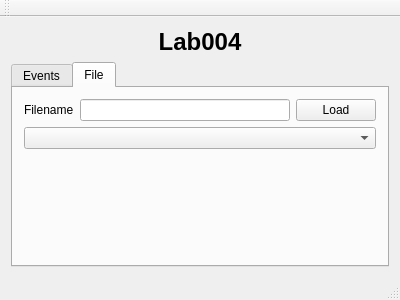
<?xml version="1.0" encoding="UTF-8"?>
<ui version="4.0">
 <class>MainWindow</class>
 <widget class="QMainWindow" name="MainWindow">
  <property name="geometry">
   <rect>
    <x>0</x>
    <y>0</y>
    <width>400</width>
    <height>300</height>
   </rect>
  </property>
  <property name="windowTitle">
   <string>MainWindow</string>
  </property>
  <widget class="QWidget" name="centralWidget">
   <layout class="QVBoxLayout" name="verticalLayout_2">
    <item>
     <layout class="QHBoxLayout" name="horizontalLayout">
      <item>
       <spacer name="horizontalSpacer">
        <property name="orientation">
         <enum>Qt::Horizontal</enum>
        </property>
        <property name="sizeHint" stdset="0">
         <size>
          <width>40</width>
          <height>20</height>
         </size>
        </property>
       </spacer>
      </item>
      <item>
       <widget class="QLabel" name="label">
        <property name="font">
         <font>
          <pointsize>18</pointsize>
          <weight>75</weight>
          <bold>true</bold>
         </font>
        </property>
        <property name="text">
         <string>Lab004</string>
        </property>
        <property name="alignment">
         <set>Qt::AlignCenter</set>
        </property>
       </widget>
      </item>
      <item>
       <spacer name="horizontalSpacer_2">
        <property name="orientation">
         <enum>Qt::Horizontal</enum>
        </property>
        <property name="sizeHint" stdset="0">
         <size>
          <width>40</width>
          <height>20</height>
         </size>
        </property>
       </spacer>
      </item>
     </layout>
    </item>
    <item>
     <widget class="QTabWidget" name="tabWidget">
      <property name="currentIndex">
       <number>1</number>
      </property>
      <widget class="QWidget" name="tab">
       <attribute name="title">
        <string>Events</string>
       </attribute>
       <layout class="QGridLayout" name="gridLayout">
        <item row="0" column="0">
         <widget class="QTextEdit" name="textEdit"/>
        </item>
       </layout>
      </widget>
      <widget class="QWidget" name="tab_2">
       <attribute name="title">
        <string>File</string>
       </attribute>
       <layout class="QVBoxLayout" name="verticalLayout">
        <item>
         <layout class="QHBoxLayout" name="horizontalLayout_2">
          <item>
           <widget class="QLabel" name="label_2">
            <property name="text">
             <string>Filename</string>
            </property>
           </widget>
          </item>
          <item>
           <widget class="QLineEdit" name="fileLineEdit"/>
          </item>
          <item>
           <widget class="QPushButton" name="loadButton">
            <property name="text">
             <string>Load</string>
            </property>
           </widget>
          </item>
         </layout>
        </item>
        <item>
         <widget class="QComboBox" name="comboBox"/>
        </item>
        <item>
         <spacer name="verticalSpacer">
          <property name="orientation">
           <enum>Qt::Vertical</enum>
          </property>
          <property name="sizeHint" stdset="0">
           <size>
            <width>20</width>
            <height>75</height>
           </size>
          </property>
         </spacer>
        </item>
       </layout>
      </widget>
     </widget>
    </item>
   </layout>
  </widget>
  <widget class="QMenuBar" name="menuBar">
   <property name="geometry">
    <rect>
     <x>0</x>
     <y>0</y>
     <width>400</width>
     <height>25</height>
    </rect>
   </property>
  </widget>
  <widget class="QToolBar" name="mainToolBar">
   <attribute name="toolBarArea">
    <enum>TopToolBarArea</enum>
   </attribute>
   <attribute name="toolBarBreak">
    <bool>false</bool>
   </attribute>
  </widget>
  <widget class="QStatusBar" name="statusBar"/>
 </widget>
 <layoutdefault spacing="6" margin="11"/>
 <resources/>
 <connections/>
</ui>
